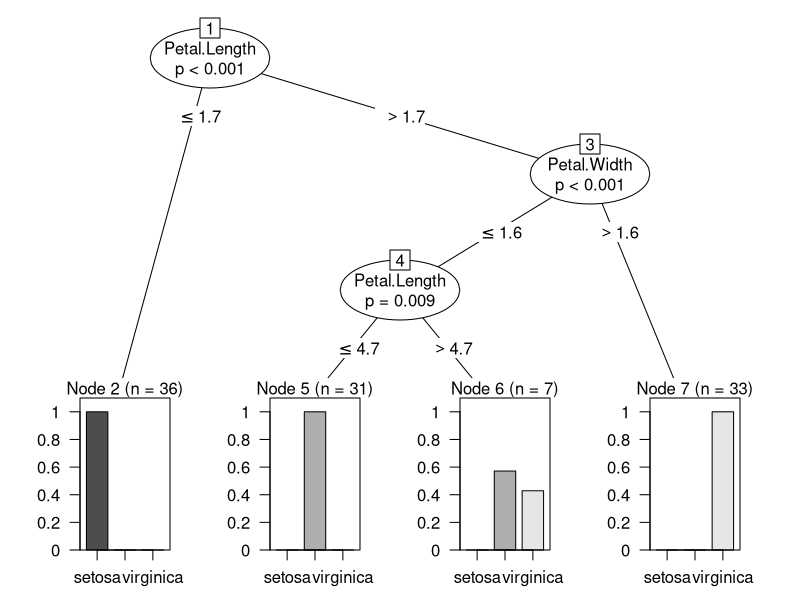
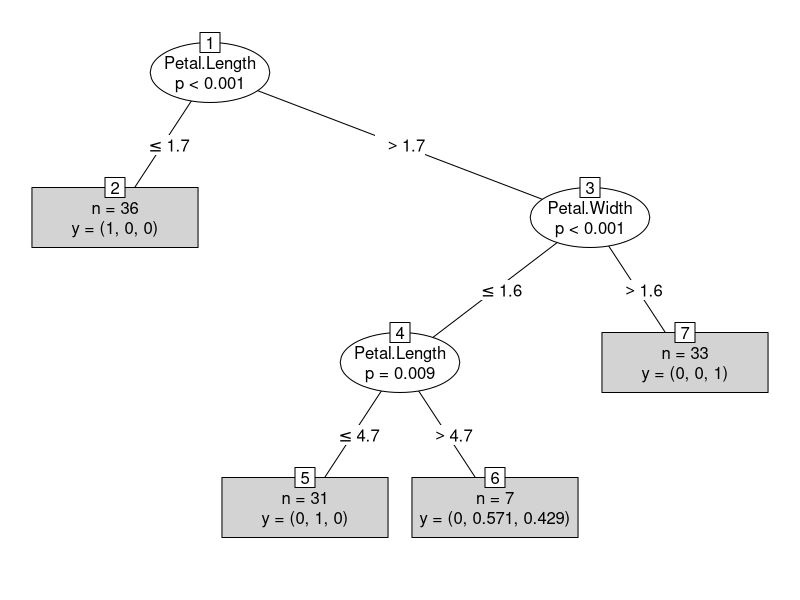

Source code (R) for these figures, in order: (Note: this script raises an error after producing the figures.)
install.packages("party")
library(party)
data(iris)
summary(iris)

ind <- sample(2, nrow(iris), replace=TRUE, prob=c(0.7,0.3))
trainData <- iris[ind==1,]
testData <- iris[ind==2,]
head(trainData)
head(testData)

myFormula <- Species ~ Sepal.Length + Sepal.Width + Petal.Length + Petal.Width
myFormula
iris_ctree <- ctree(myFormula, data=trainData)
iris_ctree
table(predict(iris_ctree), trainData$Species)

print(iris_ctree)

plot(iris_ctree)

plot(iris_ctree, type="simple")
testPred <- predict(iris_ctree, newdata=testData)
table(testPred, testData$Species)

confusionMatrix(testPred, testData$Species)
